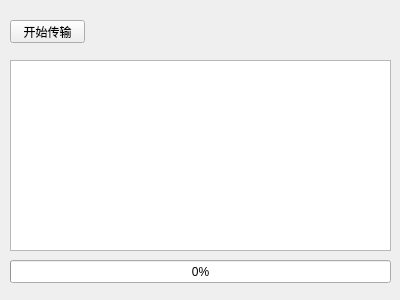
<?xml version="1.0" encoding="UTF-8"?>
<ui version="4.0">
 <class>Widget</class>
 <widget class="QWidget" name="Widget">
  <property name="geometry">
   <rect>
    <x>0</x>
    <y>0</y>
    <width>400</width>
    <height>300</height>
   </rect>
  </property>
  <property name="windowTitle">
   <string>Widget</string>
  </property>
  <widget class="QPlainTextEdit" name="plainTextEdit">
   <property name="geometry">
    <rect>
     <x>10</x>
     <y>60</y>
     <width>381</width>
     <height>191</height>
    </rect>
   </property>
  </widget>
  <widget class="QPushButton" name="pushButton">
   <property name="geometry">
    <rect>
     <x>10</x>
     <y>20</y>
     <width>75</width>
     <height>23</height>
    </rect>
   </property>
   <property name="text">
    <string>开始传输</string>
   </property>
  </widget>
  <widget class="QProgressBar" name="progressBar">
   <property name="geometry">
    <rect>
     <x>10</x>
     <y>260</y>
     <width>381</width>
     <height>23</height>
    </rect>
   </property>
   <property name="value">
    <number>0</number>
   </property>
  </widget>
 </widget>
 <layoutdefault spacing="6" margin="11"/>
 <resources/>
 <connections/>
</ui>
